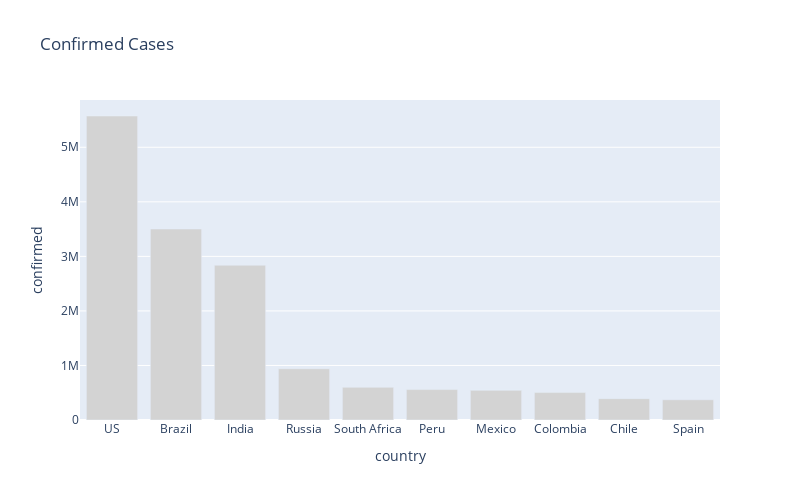

The cell this chart's notebook holds for it:
### Markdown cell above
## Bar Charts: Top Ten Worst Affected Countries

### Code cell
px.bar(
    sorted_country_df.head(10),
    x = "country",
    y = "confirmed",
    title= "Confirmed Cases", # the axis names
    color_discrete_sequence=["lightgrey"], 
    height=500,
    width=800
)

### Figure 1 — Plotly figure (JSON) as saved in the notebook; plotly's stock layout.template omitted (floating-point values rounded to 4 significant figures)
{"data": [{"alignmentgroup": "True", "hovertemplate": "country=%{x}<br>confirmed=%{y}<extra></extra>", "legendgroup": "", "marker": {"color": "lightgrey"}, "name": "", "offsetgroup": "", "orientation": "v", "showlegend": false, "textposition": "auto", "type": "bar", "x": ["US", "Brazil", "India", "Russia", "South Africa", "Peru", "Mexico", "Colombia", "Chile", "Spain"], "xaxis": "x", "y": [5573517, 3501975, 2836925, 939833, 599940, 558420, 543806, 502178, 391849, 370867], "yaxis": "y"}], "layout": {"barmode": "relative", "height": 500, "legend": {"tracegroupgap": 0}, "title": {"text": "Confirmed Cases"}, "width": 800, "xaxis": {"anchor": "y", "domain": [0, 1], "title": {"text": "country"}}, "yaxis": {"anchor": "x", "domain": [0, 1], "title": {"text": "confirmed"}}}}
